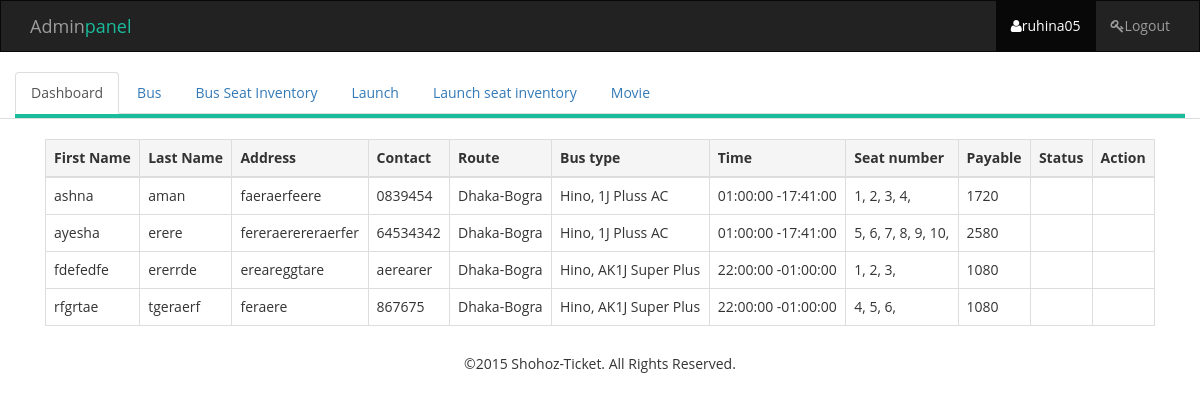
The app's page /admin/admin_dashboard.php (signed in) with its own data.
### tables this page shows
CREATE TABLE `reserve_section` (
  `id` int(11) NOT NULL,
  `firstname` varchar(30) NOT NULL,
  `lastname` varchar(30) NOT NULL,
  `contact` varchar(20) NOT NULL,
  `address` varchar(100) NOT NULL,
  `seat` varchar(11) NOT NULL,
  `setnum` varchar(100) NOT NULL,
  `transaction_code` varchar(10) NOT NULL,
  `status` varchar(100) NOT NULL,
  `payable` varchar(11) NOT NULL,
  `busno` varchar(30) NOT NULL,
  `date` date NOT NULL
);

CREATE TABLE `bus_reserve` (
  `id` int(50) NOT NULL,
  `bus_name` varchar(50) NOT NULL,
  `bus_info` varchar(100) NOT NULL,
  `city_from` varchar(50) NOT NULL,
  `city_to` varchar(50) NOT NULL,
  `seat` int(100) NOT NULL,
  `fare` int(100) NOT NULL,
  `dtime` time NOT NULL,
  `arrtime` time NOT NULL,
  `dept_date` date NOT NULL,
  `arr_date` date NOT NULL
);

### session.php (called while the page is built, shortened)
<?php
$session_id=$_SESSION['user_id'];
?>

### admin/admin_dashboard.php (the view)
<?php
include_once 'header.php';
include_once '../database/config.php';
$query = "SELECT `firstname`,`lastname`,`contact`,`address`,`setnum`,`transaction_code`,`payable`,`city_from`,`city_to`,`bus_info`, `dtime`, `arrtime` FROM reserve_section INNER JOIN bus_reserve on reserve_section.busno = bus_reserve.id ";
$result = $mysqli->query($query) or trigger_error($mysqli->error."[$query]");
$row_cnt = $result->num_rows;
?>
	<div class="content-table">
		<div class="container">
			<div class="col-lg-12">
                <table class="table table-bordered">
                    <thead>
                        <tr class="active">
                            <th>First Name</th>
                            <th>Last Name</th>
                            <th>Address</th>
                            <th>Contact</th>
                            <th>Route</th>
                            <th>Bus type</th>
                            <th>Time</th>
                            <th>Seat number</th>
                            <th>Payable</th>
                            <th>Status</th>
                            <th>Action</th>
                        </tr>
                    </thead>
                    <tbody>
                        <?php if ($row_cnt>0): ?>
                        <?php while ($row_cnt = $result->fetch_assoc()) {
                            ?>
                            <tr>
                                <td><?php echo $row_cnt['firstname'] ?></td>
                                <td><?php echo $row_cnt['lastname'] ?></td>
                                <td><?php echo $row_cnt['address'] ?></td>
                                <td><?php echo $row_cnt['contact'] ?></td>
                                <td><?php echo $row_cnt['city_from']."-".$row_cnt['city_to'] ?></td>
                                <td><?php echo $row_cnt['bus_info'] ?></td>
                                <td><?php echo $row_cnt['dtime']." -".$row_cnt['arrtime'] ?></td>
                                <td><?php echo $row_cnt['setnum']; ?></td>
                                <td><?php echo $row_cnt['payable']; ?></td>
                                <td></td>
                                <td></td>
                              </tr>
                            <?php
                        } ?>
                        <?php endif ?>
                    </tbody>
                </table>
			</div>
		</div>
	</div>
<?php include_once 'footer.php'; ?>

### admin/header.php (shortened to what this page needs)
<?php
  include('../database/config.php');
    include('../session.php');
    $query = "SELECT * from admin where id ='$session_id'";
    $result = $mysqli->query($query) or die("error in session");
    $obj= $result->fetch_object();
?>
<!DOCTYPE html>
<html>
  <head>
    <link href="../css/bootstrap.min.css" rel="stylesheet">
    <link rel="stylesheet" href="../css/font-awesome.min.css">
    <link rel="stylesheet" href="../style.css">
  </head>
  <body>
  	<nav class="navbar navbar-default navbar-inverse">
  		<div class="container">
    		<div class="navbar-header">
      			<a class="navbar-brand" href="#">Admin<span class="text-green">panel</span></a>
    		</div>
    		<ul class="nav navbar-nav navbar-right">
    			<li class="active"><a href="index.html"><i class="fa fa-user"></i><?php echo $obj->username; ?></a></li>
    			<li><a href="../logout.php"><i class="fa fa-key"></i>Logout</a></li>
    		</ul>
  		</div>
	</nav>
	<div class="nav-tabs">
      <div class="container">
         <div class="row">
            <div class="col-lg-12">
               <ul class="nav nav-tabs">
              	  <li><a href="admin_dashboard.php">Dashboard</a></li>
              	  <li><a href="admin_dashboard_bus.php">Bus</a></li>
              	  <li><a href="admin_dashboard_bus_seat.php">Bus Seat Inventory</a></li>
              	  <li><a href="admin_dashboard_launch.php">Launch</a></li>
              	  <li><a href="admin_dashboard_launch_seat.php">Launch seat inventory</a></li>
              	  <li><a href="admin_dashboard_movie.php">Movie</a></li>
            	</ul>
        	</div>
         </div>
      </div>
  </div>

### style.css (style rules this page uses)
body { font-family: 'Open Sans', sans-serif; width: 100%; height: 100%; }
.navbar { border-radius: 0px; }
.text-green { color: #1abc9c; }
.nav-tabs .col-lg-12 { padding: 0px; margin: 0px; border-bottom: 4px solid #1abc9c; }
.content-table { padding-top: 20px; }

### records on screen
reserve_section: firstname "ashna", lastname "aman", address "faeraerfeere", contact "0839454", bus_reserve.city_from "Dhaka", bus_reserve.city_to "Bogra", bus_reserve.bus_info "Hino, 1J Pluss AC", bus_reserve.dtime "01:00:00", bus_reserve.arrtime "17:41:00", setnum "1, 2, 3, 4,", payable "1720"
reserve_section: firstname "ayesha", lastname "erere", address "fereraerereraerfer", contact "64534342", bus_reserve.city_from "Dhaka", bus_reserve.city_to "Bogra", bus_reserve.bus_info "Hino, 1J Pluss AC", bus_reserve.dtime "01:00:00", bus_reserve.arrtime "17:41:00", setnum "5, 6, 7, 8, 9, 10,", payable "2580"
reserve_section: firstname "fdefedfe", lastname "ererrde", address "ereareggtare", contact "aerearer", bus_reserve.city_from "Dhaka", bus_reserve.city_to "Bogra", bus_reserve.bus_info "Hino, AK1J Super Plus", bus_reserve.dtime "22:00:00", bus_reserve.arrtime "01:00:00", setnum "1, 2, 3,", payable "1080"
reserve_section: firstname "rfgrtae", lastname "tgeraerf", address "feraere", contact "867675", bus_reserve.city_from "Dhaka", bus_reserve.city_to "Bogra", bus_reserve.bus_info "Hino, AK1J Super Plus", bus_reserve.dtime "22:00:00", bus_reserve.arrtime "01:00:00", setnum "4, 5, 6,", payable "1080"

### other values on screen
$obj->username "ruhina05"
